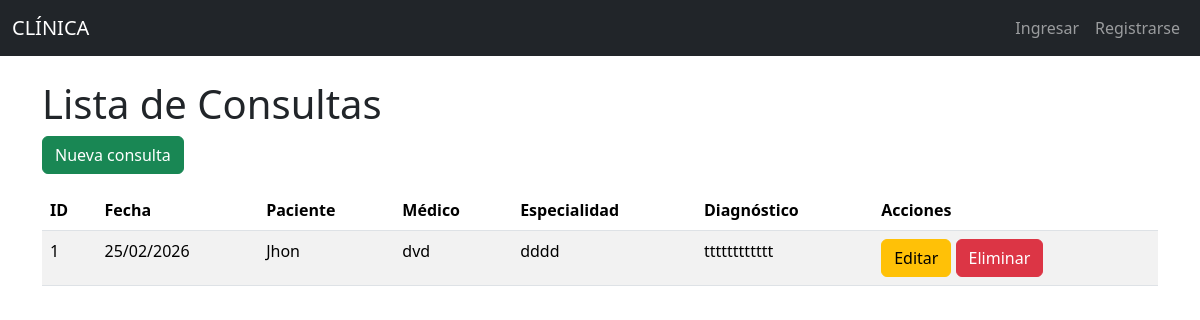
The app's page /consultas/, older data.
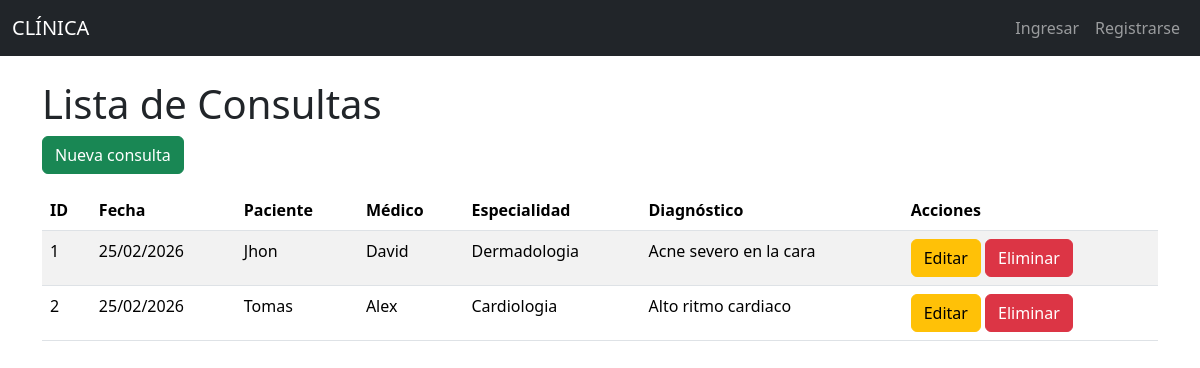
The same page, newer data.
### models/consulta_model.py (models this page shows, shortened)
class Consulta(db.Model):
    __tablename__ = "consultas"
    id = db.Column(db.Integer, primary_key=True)
    fecha = db.Column(db.DateTime, nullable=False)
    diagnostico = db.Column(db.String(250), nullable=False)
    tratamiento = db.Column(db.String(250), nullable=False)
    medico_id = db.Column(db.Integer, db.ForeignKey('medicos.id'), nullable=False)
    paciente_id = db.Column(db.Integer, db.ForeignKey('pacientes.id'), nullable=False)
    medico = db.relationship('Medico', back_populates='consultas')
    paciente = db.relationship('Paciente', back_populates='consultas')
    @staticmethod
    def get_all():
        return Consulta.query.all()

### models/paciente_model.py (models this page shows, shortened)
class Paciente(db.Model):
    __tablename__ = "pacientes"
    id = db.Column(db.Integer, primary_key=True)
    nombre = db.Column(db.String(80), nullable=False)
    edad = db.Column(db.Integer, nullable=False)
    direccion = db.Column(db.String(200), nullable=False)
    telefono = db.Column(db.String(20), nullable=False)
    consultas = db.relationship('Consulta', back_populates='paciente')

### models/medico_model.py (models this page shows, shortened)
class Medico(db.Model):
    __tablename__ = "medicos"
    id = db.Column(db.Integer, primary_key=True)
    nombre = db.Column(db.String(80), nullable=False)
    especialidad = db.Column(db.String(100), nullable=False)
    telefono = db.Column(db.String(20), nullable=False)
    correo = db.Column(db.String(100), nullable=False)
    consultas = db.relationship('Consulta', back_populates='medico')

### controllers/consulta_controller.py (the view)
@consulta_bp.route("/")
def index():
    consultas = Consulta.get_all()
    return consulta_view.list(consultas)

### run.py (called while the page is built)
@app.context_processor
def inject_active_path():
    def is_active(path):
        return 'active' if request.path == path else ''
    return(dict(is_active = is_active))

### view/consulta_view.py (called while the page is built)
def list(consultas):
    return render_template('consultas/index.html', consultas=consultas)

### templates/consultas/index.html (shortened to what this page needs)
{% extends 'base.html' %}
{% block content %}
<h1>Lista de Consultas</h1>
<a href="{{ url_for('consulta.create') }}" class="btn btn-success mb-3">Nueva consulta</a>
<table class="table table-striped">
    <thead>
        <tr>
            <th>ID</th>
            <th>Fecha</th>
            <th>Paciente</th>
            <th>Médico</th>
            <th>Especialidad</th>
            <th>Diagnóstico</th>
             <th>Acciones</th>
        </tr>
    </thead>
    <tbody>
        {% for item in consultas %}
        <tr>
            <td>{{ item.id }}</td>
            <td>{{ item.fecha.strftime('%d/%m/%Y') }}</td>
            <td>{{ item.paciente.nombre }}</td>
            <td>{{ item.medico.nombre }}</td>
            <td>{{ item.medico.especialidad }}</td>
            <td>{{ item.diagnostico[:50] }}{% if item.diagnostico|length > 50 %}...{% endif %}</td>
            <td>
                <a href="{{ url_for('consulta.edit', id=item.id) }}" class="btn btn-warning">Editar</a>
                <a href="{{ url_for('consulta.delete', id=item.id) }}" class="btn btn-danger">Eliminar</a>
            </td>
        </tr>
        {% endfor %}
    </tbody>
</table>
{% endblock %}

### templates/base.html (shortened to what this page needs)
<!doctype html>
<html lang="es">
<head>
    <link href="https://cdn.jsdelivr.net/npm/bootstrap@5.3.8/dist/css/bootstrap.min.css" rel="stylesheet"
>
</head>
<body>
    <nav class="navbar navbar-expand-lg navbar-dark bg-dark">
        <div class="container-fluid">
            <a class="navbar-brand" href="{{ url_for('home') }}">CLÍNICA</a>
            <div class="collapse navbar-collapse" id="navbarNav">
                <ul class="navbar-nav">
                    {% if session.logged_in %}
                        <li class="nav-item">
                            <span class="nav-link text-info">Hola, {{ session.user_name }}</span>
                        </li>
                        <li class="nav-item">
                            <a class="nav-link" href="{{ url_for('auth.logout') }}">Salir</a>
                        </li>
                    {% else %}
                        <li class="nav-item">
                            <a class="nav-link" href="{{ url_for('auth.login') }}">Ingresar</a>
                        </li>
                        <li class="nav-item">
                            <a class="nav-link" href="{{ url_for('auth.register') }}">Registrarse</a>
                        </li>
                    {% endif %}
                </ul>
            </div>
        </div>
    </nav>
    <div class="container mt-4">
        {% block content %}
        {% endblock %}
    </div>
</body>
</html>

Row changes from the older to the newer data that the page shows:
changed Consulta "Jhon": medico.nombre "dvd" → "David"; medico.especialidad "dddd" → "Dermadologia"; diagnostico "tttttttttttt" → "Acne severo en la cara"
added Consulta: id "2", fecha "25/02/2026", paciente.nombre "Tomas", medico.nombre "Alex", medico.especialidad "Cardiologia", diagnostico "Alto ritmo cardiaco"
